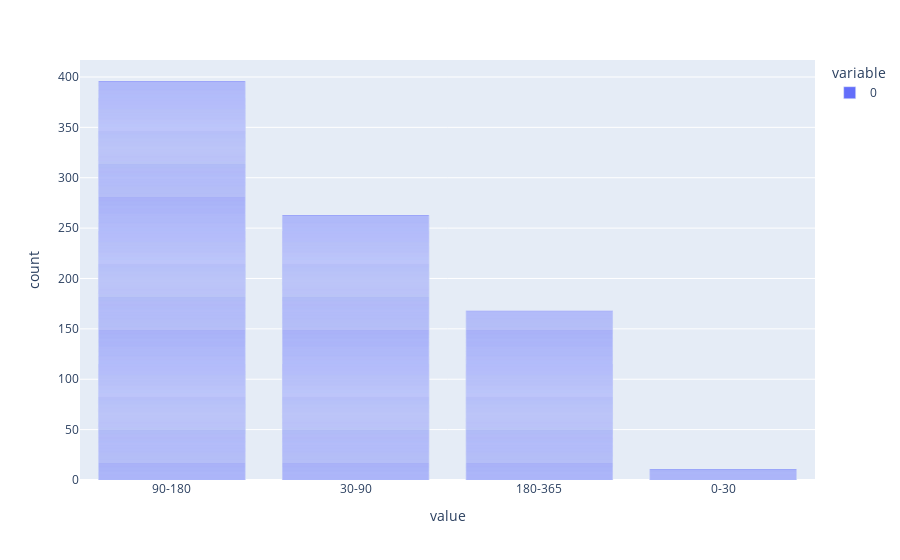

Source (notebook cell):
### Markdown cell above
And now let’s show these categories with the number of unique clients in them.

### Code cell
px.bar(clients_categories)

### Figure 1 — Plotly figure (JSON) as saved in the notebook; plotly's stock layout.template omitted (floating-point values rounded to 4 significant figures; data arrays with more than 128 entries replaced by an {"elided": "..."} marker saying what was removed)
{"data": [{"alignmentgroup": "True", "hovertemplate": "variable=0<br>value=%{x}<br>count=%{y}<extra></extra>", "legendgroup": "0", "marker": {"color": "#636efa", "pattern": {"shape": ""}}, "name": "0", "offsetgroup": "0", "orientation": "v", "showlegend": true, "textposition": "auto", "type": "bar", "x": {"elided": "838 str values"}, "xaxis": "x", "y": {"elided": "838 int values"}, "yaxis": "y"}], "layout": {"barmode": "relative", "legend": {"title": {"text": "variable"}, "tracegroupgap": 0}, "margin": {"t": 60}, "xaxis": {"anchor": "y", "domain": [0, 1], "title": {"text": "value"}}, "yaxis": {"anchor": "x", "domain": [0, 1], "title": {"text": "count"}}}}
